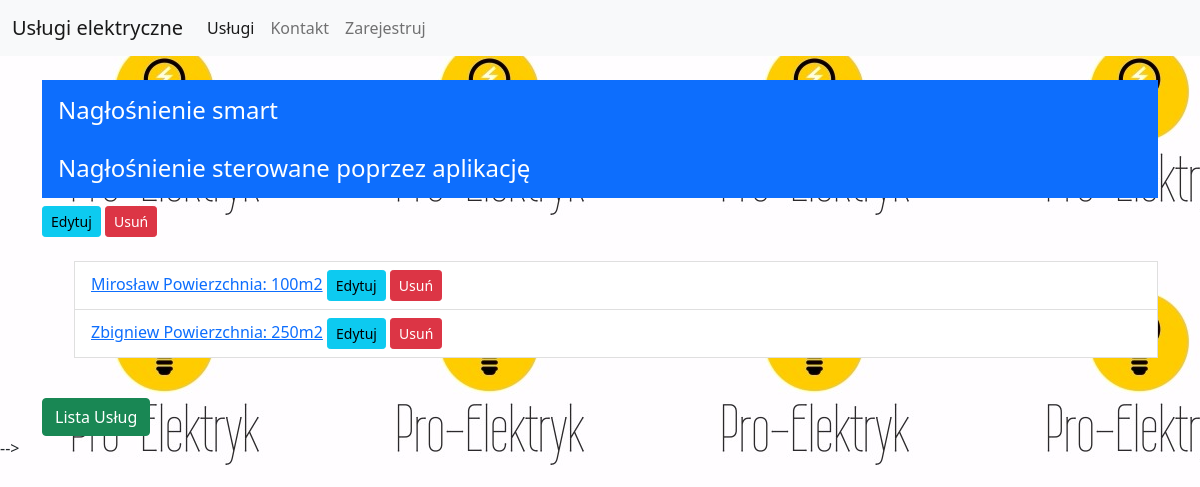
The page /smart/11/ (signed in) on the database its author committed.
### strona/models.py (models this page shows, shortened)
class Smart(models.Model):
    name = models.CharField(max_length=256)
    description = models.TextField()
    smart = models.ManyToManyField(Service, null=True, blank=True)
    def get_delete_url(self):
        return reverse('smart_delete_view', args=(self.pk,))
    def get_update_url(self):
        return reverse('smart_update_view', args=(self.pk,))

class Service(models.Model):
    name = models.CharField(max_length=125)
    square_meters = models.CharField(choices=METERS, max_length=6, default='')
    def get_absolute_url(self):
        return reverse('detail_service_view', args=(self.pk,))
    def get_delete_url(self):
        return reverse('service_delete_view', args=(self.pk,))
    def get_update_url(self):
        return reverse('service_update_view', args=(self.pk,))
    def __str__(self):
        return f"{self.name}  Powierzchnia: {self.square_meters}"

### strona/views.py (the view)
# urls.py: path('smart/<int:pk>/', views.SmartDetailView.as_view(), name='smart_detail_view'),
class SmartDetailView(LoginRequiredMixin, DetailView):
    model = Smart
    template_name = 'smart_detail.html'

### templates/smart_detail.html
{% extends 'base.html' %}
{% block content %}
    <h4 class="col p-3 bg-primary text-white">{{ object.name }}<br/><br/>{{ object.description }}</h4>
    <a href="{{ smart.get_update_url }}" class="btn btn-info btn-sm">Edytuj</a>
    <a href="{{ smart.get_delete_url }}" class="btn btn-danger btn-sm">Usuń</a>
    <br/><br/>
    {% include 'view_list.html' with object_list=object.smart.all %}
    <a href="{% url 'service_list_view' %}" class="btn btn-success">Lista Usług</a>
{% endblock %}

### templates/view_list.html
{% block list %}
    <ul>
        {% for item in object_list %}
            <li class="list-group-item"><a href="{{ item.get_absolute_url }}"> {{ item }}</a>
                <a href="{{ item.get_update_url }}" class="btn btn-info btn-sm">Edytuj</a>
                <a href="{{ item.get_delete_url }}" class="btn btn-danger btn-sm">Usuń</a>
            </li>
        {% endfor %}
    </ul>
    <br/>
{% endblock %}

### rows shown on the page
Smart: name "Nagłośnienie smart", description "Nagłośnienie sterowane poprzez aplikację"
Service: name+square_meters "Mirosław Powierzchnia: 100m2"
Service: name+square_meters "Zbigniew Powierzchnia: 250m2"
